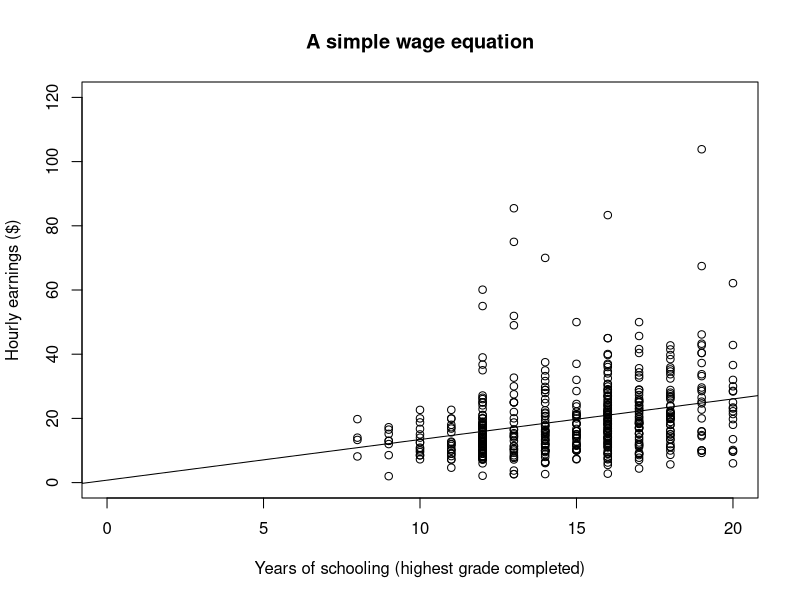
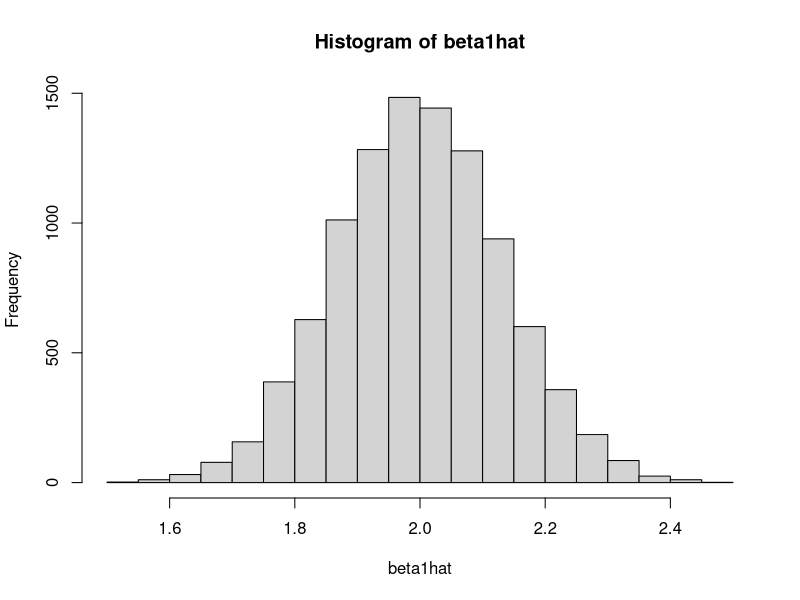
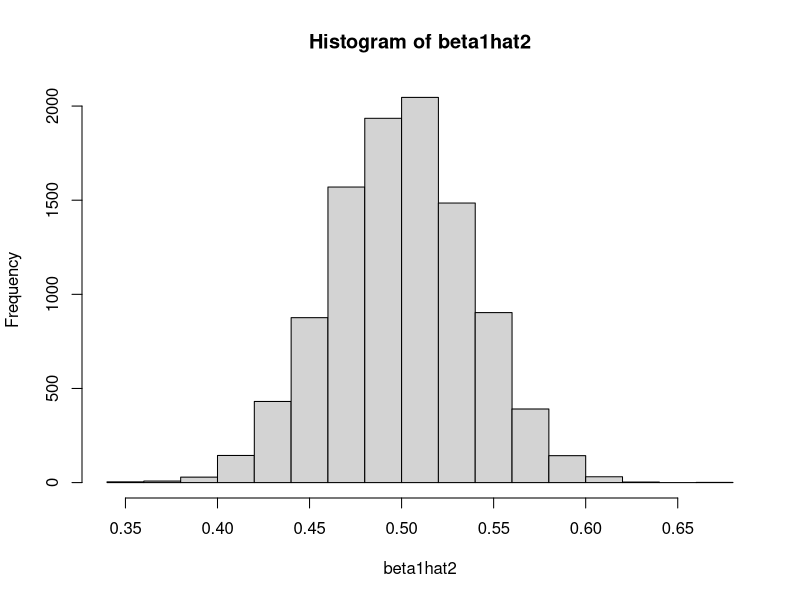

Here is the R script that generated these plots, in order:
## ---- chunk 1
knitr::opts_chunk$set(echo = TRUE)
library(tidyverse)
## ---- chunk 2
# EARNINGS regress on S
eawe21 <- read.csv('Data/EAWE21.csv', header=T)     # Import data
lin.model <- lm(EARNINGS ~ S, data = eawe21)        # Run the model
summary(lin.model)                                  # The result
## ---- chunk 3
# EARNINGS regress on S
# Plot the data
plot(EARNINGS ~ S, 
     data = eawe21,
     main = "A simple wage equation", 
     xlab = "Years of schooling (highest grade completed)",
     ylab = "Hourly earnings ($)",
     xlim = c(0, 20),
     ylim = c(0, 120))

abline(lin.model)              # Add the regression line

## ---- chunk 4
# Descriptive statistics for S
summary(eawe21$S)
## ---- chunk 5
# Create the demeaned variable SDEV
library(tidyverse)                  # Load the required package

eawe21.dm <- eawe21 %>%
  mutate(SDEV = S - mean(S)) %>%    # Create the demeaned variable
  select(EARNINGS, S, SDEV)         # Select the required columns

# EARNINGS regress on the demeaned variable SDEV
# Using pipe (%>%) operator to simplify the code
lm(EARNINGS ~ SDEV, data = eawe21.dm) %>%        # Run the model
  summary                                        # Print the result      
## ---- chunk 6
# EARNINGS regress on S
# Analysis of variance table
anova(lin.model)
## ---- chunk 7
# EARNINGS regress on S
# Summary of regression results, including the coefficient of determination
summary(lin.model)
## ---- chunk 8
x <- rnorm(250, mean=0, sd=3)        # variable x, with no. of observation = 250
m <- 10000                           # 10000 regressions is simulated

beta1hat <- vector(length = m)       # create an empty vector
for(n in 1:m){
  u <- rnorm(250, mean=0, sd=6)      # generate the error term
  y <- 3+2*x+u                       # define dependent variable y
  OLS <- lm(y~x)
  beta1hat[n] <- OLS$coefficients[2]
}
hist(beta1hat)
var(beta1hat)
## ---- chunk 9
x <- c(1:20)                         # variable x, with no. of observation = 250
m <- 10000                           # 10000 regressions is simulated

beta1hat2 <- vector(length = m)       # create an empty vector
for(n in 1:m){
  u <- rnorm(20, mean=0, sd=1)      # generate the error term
  y <- 2+0.5*x+u                       # define dependent variable y
  OLS <- lm(y~x)
  beta1hat2[n] <- OLS$coefficients[2]
}
hist(beta1hat2)
var(beta1hat2)
